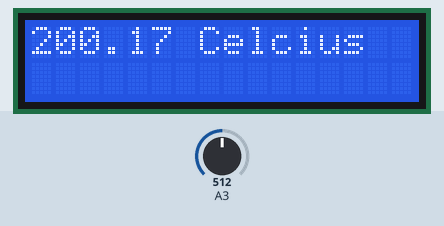
This sketch was run on a simulated Arduino Uno, built with avr-gcc and run on an emulated ATmega328P. Shown: 16×2 character LCD. The inputs (shaded band) are chosen by the test bench; at power-on: A3 = 512.

Above: at 2.2 s.
2.3 s: A3 set to 716
At 3.9 s:
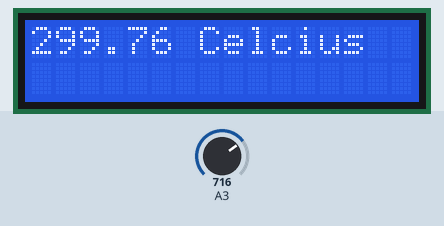
4.6 s: A3 set to 900
At 6.3 s:
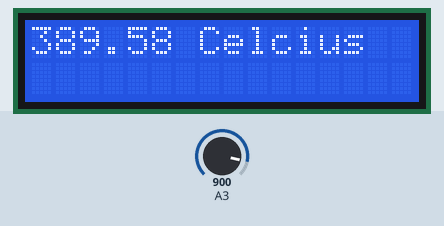
6.6 s: A3 set to 1023
At 8.1 s:
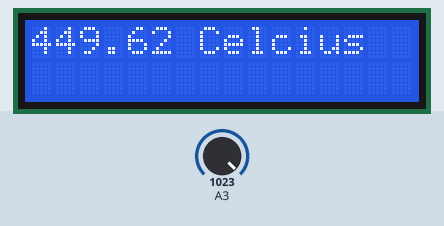
Timing chart, 0 to 9.6 s (numbered marks = the images above; inputs shaded):
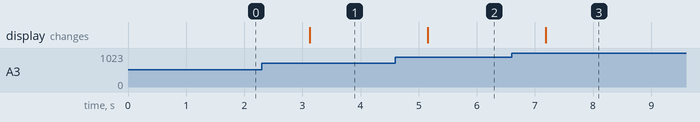

The sketch:

arduino_temperature_sensor_with_lcd_display.ino
```cpp
#include <Adafruit_LiquidCrystal.h>

Adafruit_LiquidCrystal lcd_1(0);

void setup()
{
  pinMode(A3, INPUT);
  lcd_1.begin(16, 2);

  lcd_1.print((-40 + 0.488155 * (analogRead(A3) - 20)));
  lcd_1.print(" Celcius");
  delay(1000); // Wait for 1000 millisecond(s)
}

void loop()
{
  lcd_1.clear();
  lcd_1.print((-40 + 0.488155 * (analogRead(A3) - 20)));
  lcd_1.print(" Celcius");
  delay(1000); // Wait for 1000 millisecond(s)
}
```

Measured:
- after the input at 2.3 s, the display: changes after 0.83 s (image 1)
- after the input at 4.6 s, the display: changes after 0.56 s (image 2)
- after the input at 6.6 s, the display: changes after 0.59 s (image 3)
